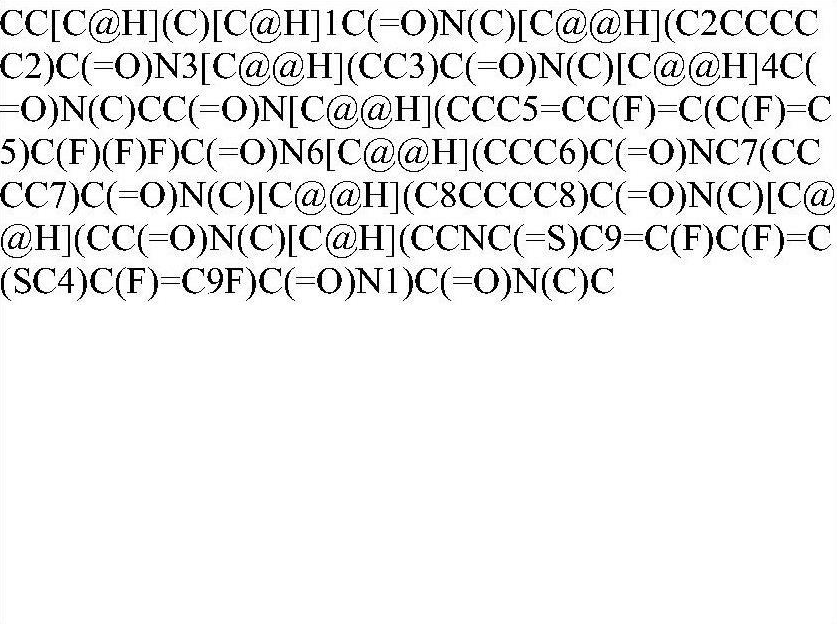
#> input picture testocr.jpg, 837 x 624 px
$ python phase2_lines.py ../testocr.jpg out.png 1.0
#> lines starting #> are read from the running program, lines starting #| are printed output that depends on the picture
"""Split a text-cell crop into individual printed lines, upscaled."""

from __future__ import annotations

import sys
from pathlib import Path

import cv2
import numpy as np

src = Path(sys.argv[1])
dst = Path(sys.argv[2])
scale = float(sys.argv[3]) if len(sys.argv) > 3 else 2.0
dst.mkdir(parents=True, exist_ok=True)

img = cv2.imread(str(src))
#> img is the input picture: shape (624, 837, 3); min 0, max 255, mean 236.1
gray = cv2.cvtColor(img, cv2.COLOR_BGR2GRAY)

# Drop the cell's own vertical rules first: they ink every single row and
# would otherwise merge all printed lines into one band.
col_ink = (gray < 128).sum(axis=0)
#> col_ink = 837 values, max 114 at index 290, min 0 at index 835, mean 42.22
body_cols = np.where(col_ink < gray.shape[0] * 0.5)[0]
#> body_cols = 837 values from 0 to 836
if len(body_cols) >= 2:
    x1, x2 = int(body_cols.min()), int(body_cols.max()) + 1
#> x1 = 0; x2 = 837
else:
    x1, x2 = 0, gray.shape[1]
inner = gray[:, x1:x2]
ink = (inner < 128).sum(axis=1) > 1

runs = []
start = None
for i, v in enumerate(ink):
    if v and start is None:
        start = i
    if not v and start is not None:
        if i - start >= 8:
            runs.append((start, i))
        start = None
#> this loop made 624 passes
#> v on passes 1 to 12: False, False, False, False, False, False, False, False, False, True, True, True
#> after the loop, runs = [(9, 43), (52, 86), (95, 129), (138, 172), (181, 215), (224, 258), (267, 301)]
if start is not None and len(ink) - start >= 8:
    runs.append((start, len(ink)))

print(f"{len(runs)} text lines detected")
#| 7 text lines detected
for n, (y1, y2) in enumerate(runs):
    pad = 4
    y1 = max(0, y1 - pad)
    y2 = min(img.shape[0], y2 + pad)
    line = img[y1:y2]
    lh, lw = line.shape[:2]
    line = cv2.resize(
        line, (int(lw * scale), int(lh * scale)), interpolation=cv2.INTER_CUBIC
    )
    out = dst / f"{src.stem}_L{n:02d}.png"
    cv2.imwrite(str(out), line)
    print(f"{n:02d} y={y1}-{y2} h={y2-y1} -> {out.name}")
#> this loop made 7 passes
#> (y1, y2) on passes 1 to 7: (5, 47), (48, 90), (91, 133), (134, 176), (177, 219), (220, 262), (263, 305)
#| 00 y=5-47 h=42 -> testocr_L00.png
#| 01 y=48-90 h=42 -> testocr_L01.png
#| 02 y=91-133 h=42 -> testocr_L02.png
#| 03 y=134-176 h=42 -> testocr_L03.png
#| 04 y=177-219 h=42 -> testocr_L04.png
#| 05 y=220-262 h=42 -> testocr_L05.png
#| 06 y=263-305 h=42 -> testocr_L06.png
#> pass 1, `line = img[y1:y2]`:
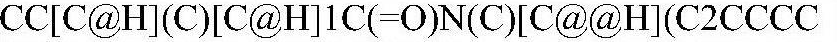
#> line: shape (42, 837, 3); min 0, max 255, mean 212.7
#> pass 2, `line = img[y1:y2]`:
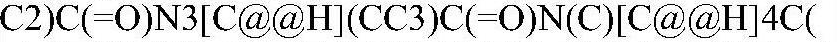
#> line: shape (42, 837, 3); min 0, max 255, mean 212.9
#> pass 3, `line = img[y1:y2]`:
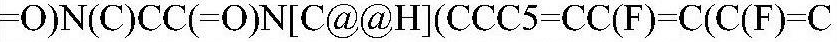
#> line: shape (42, 837, 3); min 0, max 255, mean 215.2
